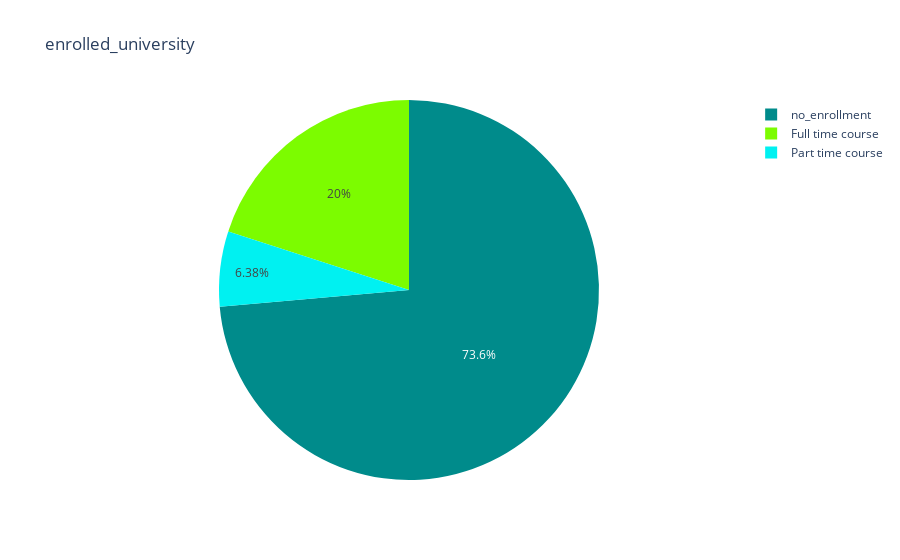

Notebook code cell kept with this figure:
### Code cell
pie_chart(data,"enrolled_university")

### Figure 1 — Plotly figure (JSON) as saved in the notebook; plotly's stock layout.template omitted (floating-point values rounded to 4 significant figures)
{"data": [{"domain": {"x": [0, 1], "y": [0, 1]}, "hovertemplate": "label=%{label}<br>value=%{value}<extra></extra>", "labels": ["no_enrollment", "Full time course", "Part time course"], "legendgroup": "", "name": "", "showlegend": true, "type": "pie", "values": [72.12, 19.61, 6.253]}], "layout": {"legend": {"tracegroupgap": 0}, "piecolorway": ["darkcyan", "lawngreen"], "title": {"text": "enrolled_university"}}}
